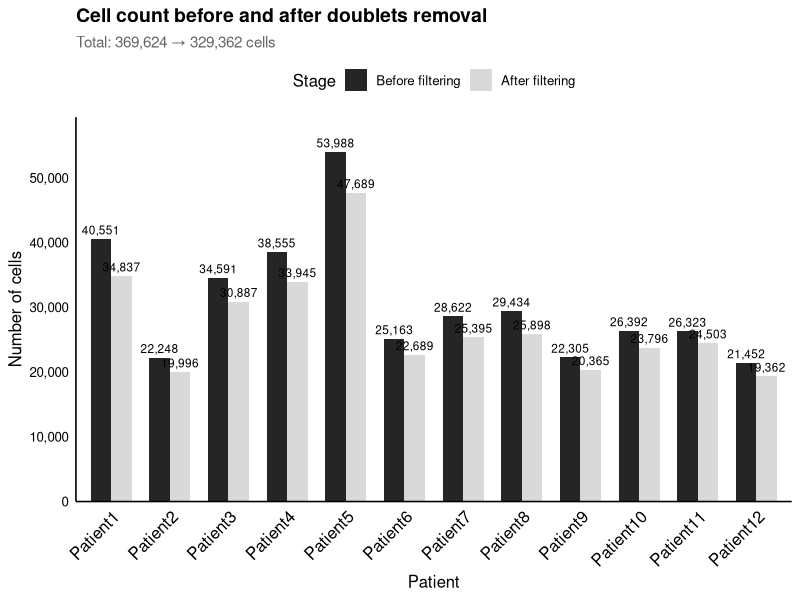
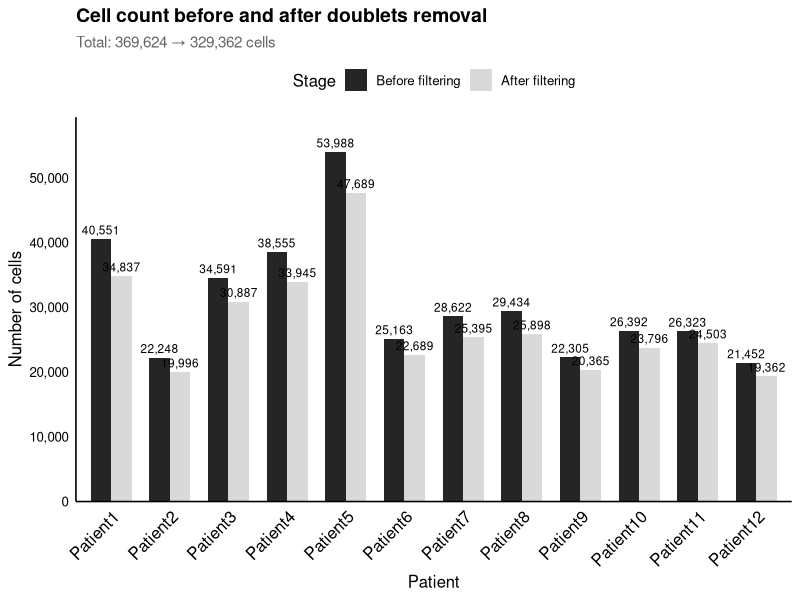

The R source for these figures, in order: (Note: this script raises an error after producing the figures.)
library(ggplot2)
library(dplyr)
library(tidyr)
library(scales)

# =============================================================================
# CONFIGURAZIONE PERSONALIZZABILE
# =============================================================================

# Directory di output
output_dir <- "~/federica.dannunzio@uniroma1.it - Google Drive/Drive condivisi/sc-FEDE_DAVIDE/01_second_new_analysis/2_pre_filtering/doublet_barplots/"

if (!dir.exists(output_dir)) {
  dir.create(output_dir) 
} else {
  print("the dir already exists")
}

# Colori personalizzabili
colors_condition <- c(
  "healed" = "#7fbc41",
  "not_healed" = "#f46d43"
)

colors_stage <- c(
  "Before filtering" = "#252525",
  "After filtering" = "#d9d9d9"
)

# Dimensioni grafici
plot_width <- 15
plot_height <- 10
dpi <- 300

# =============================================================================
# DATI DAI LOG - ESTRATTI DIRETTAMENTE DAL remove_doublets_708.log
# =============================================================================

doublet_data <- data.frame(
  fastq_file_id = c(
    "P33554_1001", "P33554_1002", "P33554_1003", "P33554_1004",
    "P34304_1001", "P34304_1002", "P34304_1003", "P34304_1004",
    "P34304_1005", "P34304_1007", "P34304_1008", "P34304_1009"
  ),
  initial_cells = c(
    40551, 22248, 34591, 38555,
    53988, 25163, 28622, 29434,
    22305, 26392, 26323, 21452
  ),
  doublets = c(
    5714, 2252, 3704, 4610,
    6299, 2474, 3227, 3536,
    1940, 2596, 1820, 2090
  ),
  doublet_rate = c(
    14.09, 10.12, 10.71, 11.96,
    11.67, 9.83, 11.27, 12.01,
    8.70, 9.84, 6.91, 9.74
  ),
  outcome = c(
    "not_healed", "not_healed", "healed", "healed",
    "not_healed", "healed", "healed", "healed",
    "not_healed", "not_healed", "healed", "healed"
  ),
  stringsAsFactors = FALSE
)

# Tabella di mapping FastQ ID -> Patient Name
mapping_table <- data.frame(
  fastq_file_id = c(
    "P33554_1001", "P33554_1002", "P33554_1003", "P33554_1004",
    "P34304_1001", "P34304_1002", "P34304_1003", "P34304_1004",
    "P34304_1005", "P34304_1007", "P34304_1008", "P34304_1009"
  ),
  patient_name = c(
    "Patient1", "Patient2", "Patient3", "Patient4",
    "Patient5", "Patient6", "Patient7", "Patient8",
    "Patient9", "Patient10", "Patient11", "Patient12"
  ),
  stringsAsFactors = FALSE
)

# Join con la tabella di mapping
doublet_data <- doublet_data %>%
  left_join(mapping_table, by = "fastq_file_id")

# Ordinare per Patient (numericamente)
doublet_data <- doublet_data %>%
  mutate(
    patient_num = as.numeric(sub("Patient", "", patient_name))
  ) %>%
  arrange(patient_num) %>%
  select(-patient_num)

# Calcola cellule finali e aggiungi condizione
doublet_data <- doublet_data %>%
  mutate(
    final_cells = initial_cells - doublets,
    condition_label = ifelse(outcome == "healed", "Healed", "Not Healed")
  )

# Verifica totali
cat("=== SUMMARY ===\n")
cat("Total samples:", nrow(doublet_data), "\n")
cat("Total initial cells:", sum(doublet_data$initial_cells), "\n")
cat("Total doublets removed:", sum(doublet_data$doublets), "\n")
cat("Total final cells:", sum(doublet_data$final_cells), "\n")
cat("Overall doublet rate:", 
    round(sum(doublet_data$doublets) / sum(doublet_data$initial_cells) * 100, 2), "%\n\n")

# =============================================================================
# GRAFICO 1: BARPLOT AFFIANCATO (Before/After per ogni campione)
# =============================================================================

plot_data <- doublet_data %>%
  select(patient_name, condition_label, initial_cells, final_cells) %>%
  pivot_longer(
    cols = c(initial_cells, final_cells),
    names_to = "stage",
    values_to = "cells"
  ) %>%
  mutate(
    stage = factor(stage, 
                   levels = c("initial_cells", "final_cells"),
                   labels = c("Before filtering", "After filtering"))
  )

p1 <- ggplot(plot_data, 
             aes(x = factor(patient_name, levels = doublet_data$patient_name), 
                 y = cells, fill = stage)) +
  geom_bar(stat = "identity", position = "dodge", width = 0.7) +
  geom_text(aes(label = comma(cells)), 
            position = position_dodge(width = 0.7),
            vjust = -0.5,
            size = 3) +
  scale_fill_manual(values = colors_stage) +
  scale_y_continuous(labels = comma, expand = expansion(mult = c(0, 0.1))) +
  labs(
    title = "Cell count before and after doublets removal",
    subtitle = paste0("Total: ", format(sum(doublet_data$initial_cells), big.mark = ","), 
                      " → ", format(sum(doublet_data$final_cells), big.mark = ","), " cells"),
    x = "Patient",
    y = "Number of cells",
    fill = "Stage"
  ) +
  theme_minimal(base_size = 12) +
  theme(
    axis.text.x = element_text(angle = 45, hjust = 1, vjust = 1, color = "black", size = 12),
    axis.text.y = element_text(color = "black"),
    axis.title = element_text(color = "black"),
    axis.line = element_line(color = "black"),
    panel.grid = element_blank(),
    plot.title = element_text(face = "bold", size = 14),
    plot.subtitle = element_text(size = 11, color = "gray40"),
    legend.position = "top"
  )

print(p1)

ggsave(paste0(output_dir, "01_cells_before_after_by_patient.pdf"), 
       plot = p1, width = plot_width, height = plot_height, dpi = dpi)

# =============================================================================
# SALVA STATISTICHE
# =============================================================================

stats_summary <- doublet_data %>%
  group_by(condition_label) %>%
  summarise(
    n_samples = n(),
    total_initial_cells = sum(initial_cells),
    total_final_cells = sum(final_cells),
    total_doublets = sum(doublets),
    mean_doublet_rate = round(mean(doublet_rate), 2),
    median_doublet_rate = round(median(doublet_rate), 2),
    min_doublet_rate = round(min(doublet_rate), 2),
    max_doublet_rate = round(max(doublet_rate), 2),
    .groups = "drop"
  )

write.csv(doublet_data, 
          paste0(output_dir, "doublet_filtering_data.csv"), 
          row.names = FALSE)
write.csv(stats_summary, 
          paste0(output_dir, "summary_statistics.csv"), 
          row.names = FALSE)

cat("\n=== STATISTICHE PER OUTCOME ===\n")
print(stats_summary)
cat("\n=== DATI DETTAGLIATI ===\n")
print(doublet_data)

